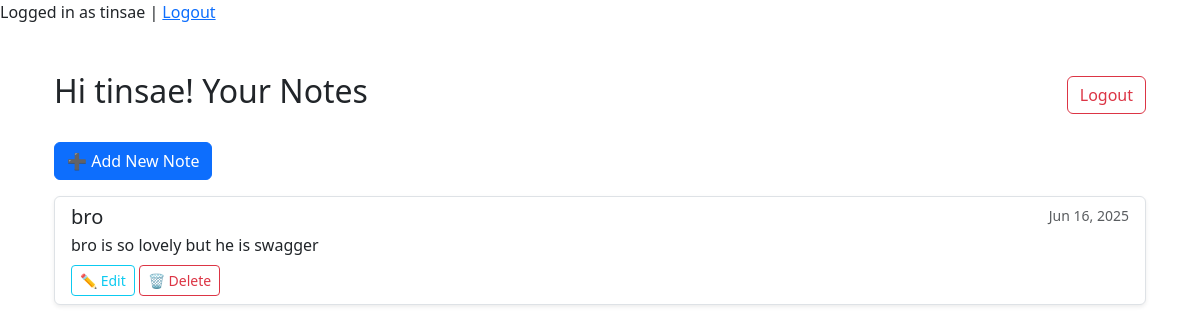
/ (signed in), run on an earlier commit of the app's database.
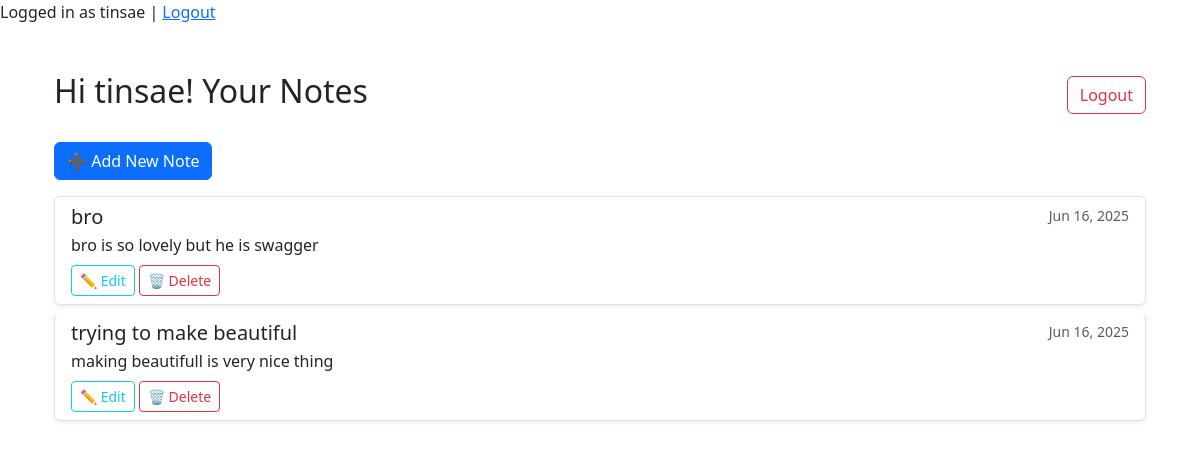
And on a later commit of the database.
### notes/models.py (models this page shows, shortened)
class Note(models.Model):
    user = models.ForeignKey(User, on_delete=models.CASCADE)
    title = models.CharField(max_length=200)
    content = models.TextField()
    created_at = models.DateTimeField(auto_now_add=True)

### notes/views.py (the view)
# urls.py: path('', views.home, name='home'),
@login_required
def home(request):
    notes = Note.objects.filter(user=request.user)
    return render(request, 'notes/home.html', {'notes': notes})

### notes/templates/notes/home.html (shortened to what this page needs)
{% extends "base.html" %}
{% block content %}
<div class="container mt-5">
  {% if user.is_authenticated %}
    <div class="d-flex justify-content-between align-items-center mb-4">
      <h2>Hi {{ user.username }}! Your Notes</h2>
      <form method="post" action="{% url 'logout' %}" style="display:inline;">
        <button type="submit" class="btn btn-outline-danger">Logout</button>
      </form>
    </div>
    <a href="{% url 'add_notes' %}" class="btn btn-primary mb-3">➕ Add New Note</a>
    {% if notes %}
      <div class="list-group">
        {% for note in notes %}
          <div class="list-group-item list-group-item-action flex-column align-items-start mb-2 shadow-sm rounded">
            <div class="d-flex w-100 justify-content-between">
              <h5 class="mb-1">{{ note.title }}</h5>
              <small class="text-muted">{{ note.created_at|date:"M d, Y" }}</small>
            </div>
            <p class="mb-1">{{ note.content }}</p>
            <div class="mt-2">
              <a href="{% url 'edit_note' note.id %}" class="btn btn-sm btn-outline-info">✏️ Edit</a>
              <a href="{% url 'delete_note' note.id %}" class="btn btn-sm btn-outline-danger">🗑️ Delete</a>
            </div>
          </div>
        {% endfor %}
      </div>
    {% else %}
      <p class="text-muted">No notes found. Create your first one!</p>
    {% endif %}
  {% else %}
    <div class="text-center mt-5">
      <p class="text-danger">You are not logged in.</p>
      <a href="{% url 'login' %}" class="btn btn-success mx-1">Login</a>
      <a href="{% url 'signup' %}" class="btn btn-secondary mx-1">Sign up</a>
    </div>
  {% endif %}
</div>
{% endblock %}

### templates/base.html (shortened to what this page needs)
<!DOCTYPE html>
<html>
<head>
    <link rel="stylesheet" href="https://cdn.jsdelivr.net/npm/bootstrap@5.3.0/dist/css/bootstrap.min.css">
</head>
<body>
{% if user.is_authenticated %}
    <p>Logged in as {{ user.username }} | <a href="{% url 'logout' %}">Logout</a></p>
{% else %}
    <p><a href="{% url 'signup' %}">Register here</a>
    </p>
{% endif %}
<div class="container mt-5">
{% block content %}{% endblock %}
</div>
</body>
</html>

What changed in the data, as far as the page shows it:
added Note: title "trying to make beautiful", created_at "Jun 16, 2025", content "making beautifull is very nice thing"
